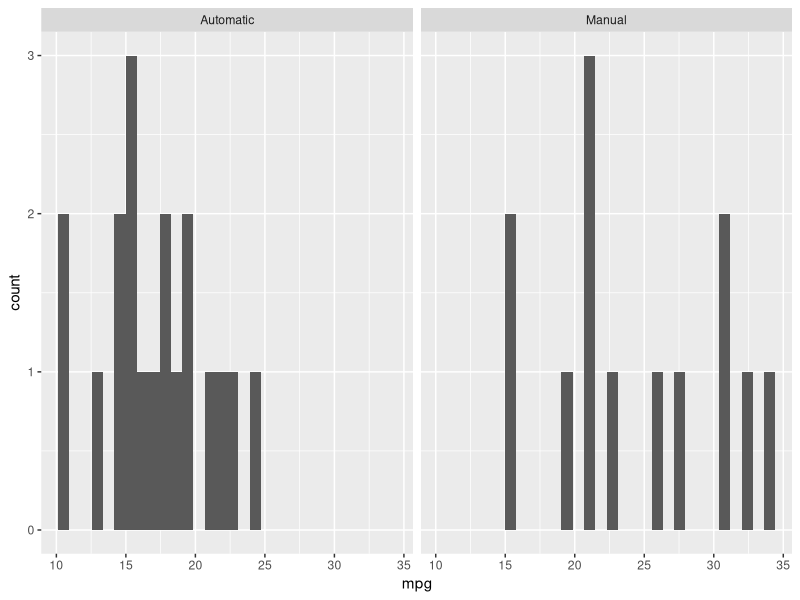
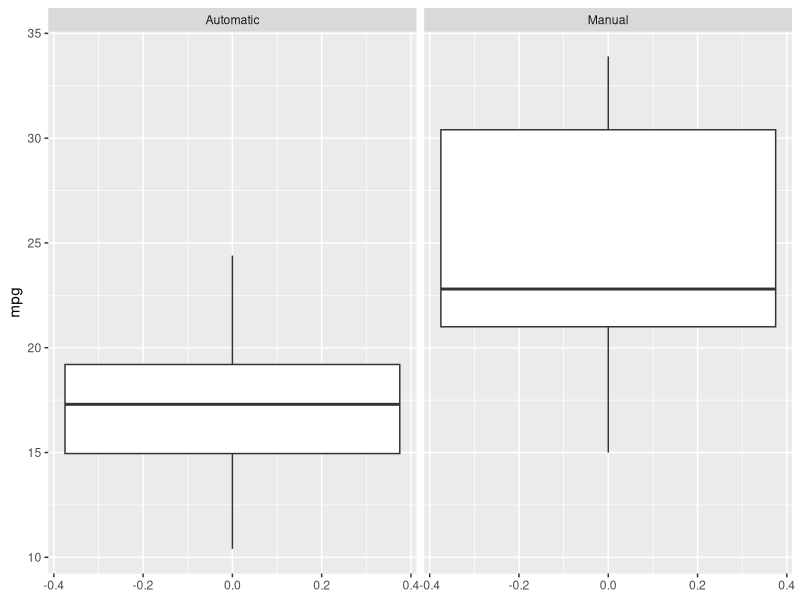
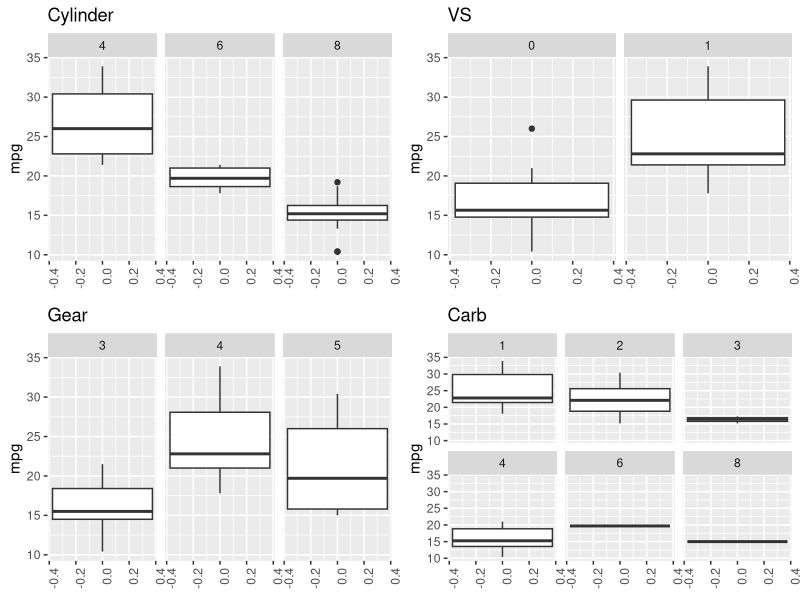
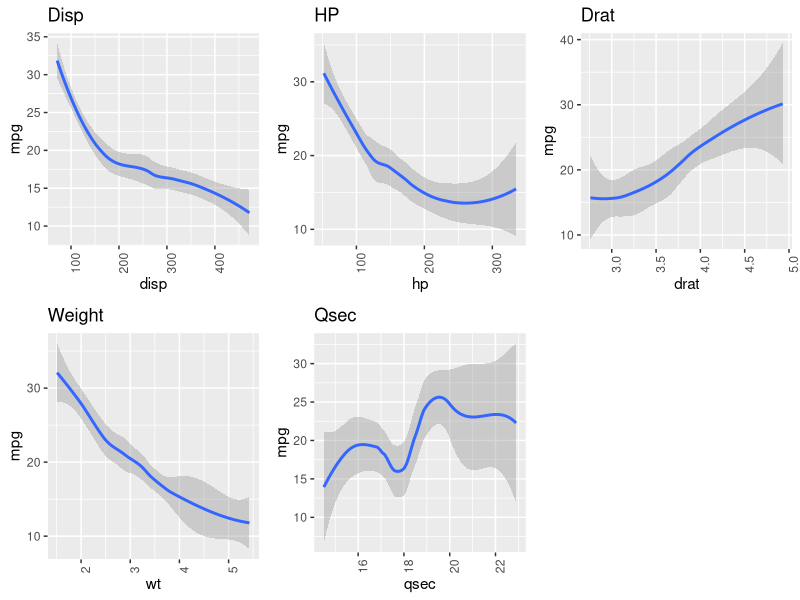
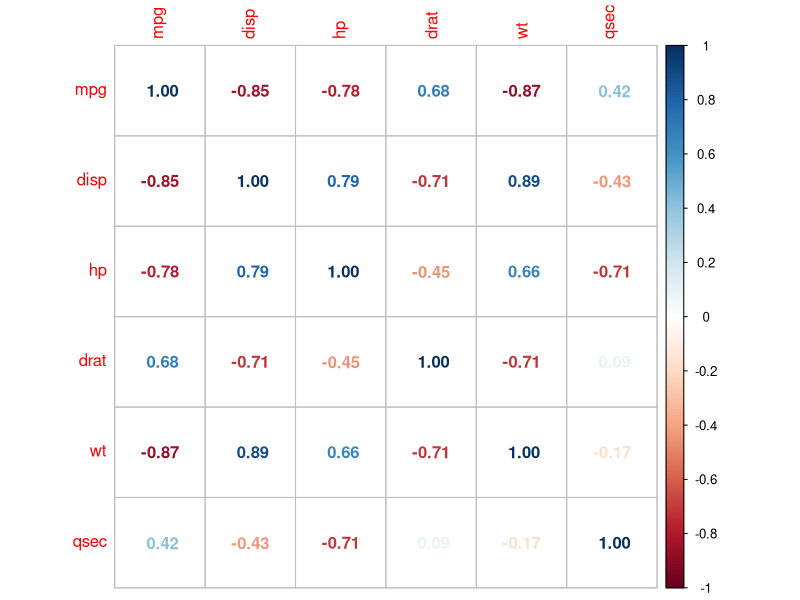
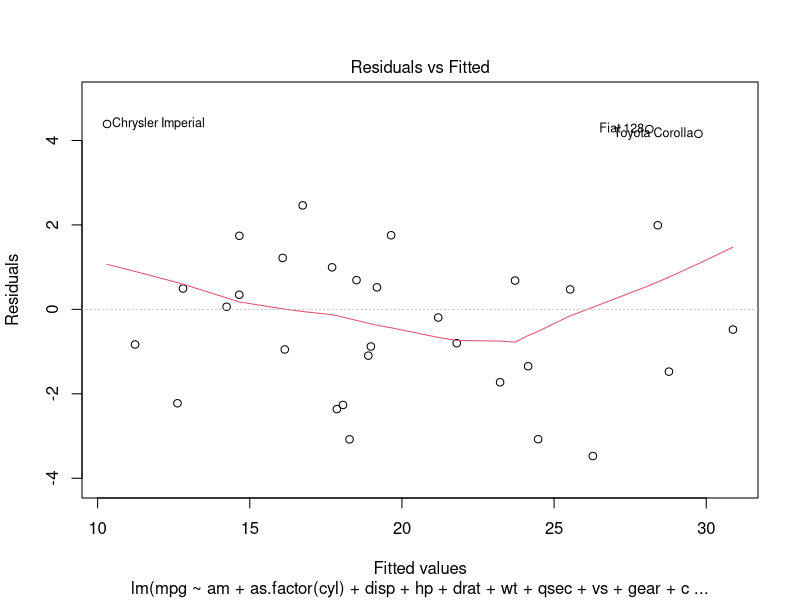
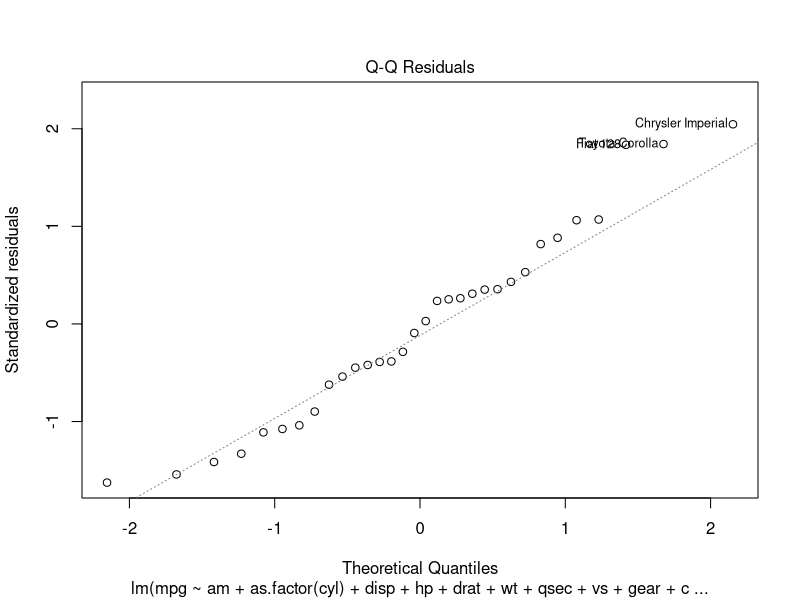
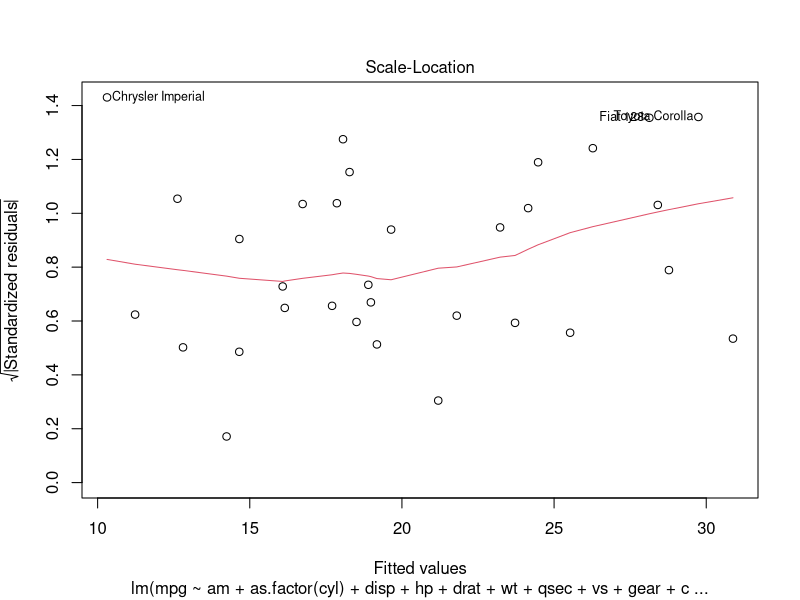

Source code (R) for these figures, in order:
## ---- chunk 1
knitr::opts_chunk$set(echo = TRUE)
## ---- chunk 2
#Packages used
library(tidyr)
library(dplyr)
library(ggplot2)
library(ggpubr)
library(corrplot)
## ---- chunk 3
#Changing variable names out of binary notation
mtcars$am[mtcars$am == 0] <- "Automatic"
mtcars$am[mtcars$am == 1] <- "Manual"

#Obtaining summary statistics for automatic and manual data
mpg_by_transmission <- mtcars %>% 
  group_by(am) %>% #0 = auto, 1 = manual
  summarise(
    mean_mpg = mean(mpg, na.rm = TRUE),
    sd_mpg = sd(mpg, na.rm = TRUE),
    var_mpg = var(mpg, na.rm = TRUE)
  )
mpg_by_transmission
## ---- chunk 4
mtcars %>%
  ggplot(aes(mpg)) +
  geom_histogram() +
  facet_wrap(~am) 

mtcars %>%
  ggplot(aes(y = mpg)) + 
  geom_boxplot() + 
  facet_wrap(~am)
## ---- chunk 5
y <- lm(mpg ~ am, data = mtcars)
summary(y)
y$coefficients
## ---- chunk 6
a <- mtcars %>%
  ggplot(aes(y = mpg)) +
  geom_boxplot() +
  facet_wrap(~cyl) +
  labs(
    title = "Cylinder"
  ) +
  theme(axis.text.x = element_text(angle=90, hjust=1))

b <- mtcars %>%
  ggplot(aes(y = mpg)) +
  geom_boxplot() +
  facet_wrap(~ vs) +
  labs(
    title = "VS"
  ) +
  theme(axis.text.x = element_text(angle=90, hjust=1))

c <- mtcars %>%
  ggplot(aes(y = mpg)) +
  geom_boxplot() +
  facet_wrap(~gear) +
  labs(
    title = "Gear"
  ) +
  theme(axis.text.x = element_text(angle=90, hjust=1))

d <- mtcars %>%
  ggplot(aes(y = mpg)) +
  geom_boxplot() +
  facet_wrap(~carb) +
  labs(
    title = "Carb"
  ) +
  theme(axis.text.x = element_text(angle=90, hjust=1))
ggarrange(a,b,c,d, ncol = 2, nrow = 2)
## ---- chunk 7
e <- mtcars %>%
  ggplot(aes(disp, mpg)) + 
  geom_smooth() +
  labs(title = "Disp") +
  theme(axis.text.x = element_text(angle=90, hjust=1))
f <- mtcars %>%
  ggplot(aes(hp, mpg)) + 
  geom_smooth() +
  labs(title = "HP") +
  theme(axis.text.x = element_text(angle=90, hjust=1))
g <- mtcars %>%
  ggplot(aes(drat, mpg)) + 
  geom_smooth() +
  labs(title = "Drat") +
  theme(axis.text.x = element_text(angle=90, hjust=1))
h <- mtcars %>%
  ggplot(aes(wt, mpg)) + 
  geom_smooth() +
  labs(title = "Weight") +
  theme(axis.text.x = element_text(angle=90, hjust=1))
i <- mtcars %>%
  ggplot(aes(qsec, mpg)) + 
  geom_smooth() +
  labs(title = "Qsec") +
  theme(axis.text.x = element_text(angle=90, hjust=1))
ggarrange(e, f, g, h, i, ncol = 3, nrow = 2)

#Correlation Plot
mtcars_cor <- mtcars[c(1,3,4,5,6,7)] 
cor(mtcars_cor)
corrplot(cor(mtcars_cor), "number")
## ---- chunk 8
y2 <- lm(data = mtcars, mpg ~ am + as.factor(cyl) + disp + hp + drat + wt + qsec + vs + gear + carb)
y2$coefficients
confint(y2)
## ---- chunk 9
plot(y2)
